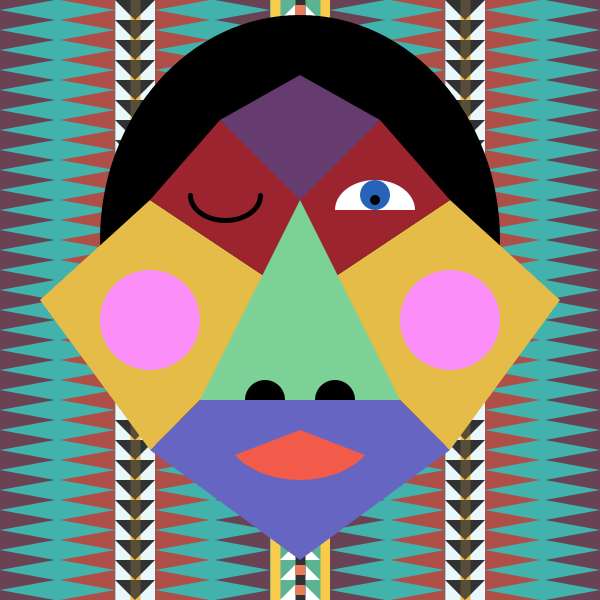
Frame 1 (no input)
Frame 60 (the mouse pressed at the canvas centre just before this capture): identical to frame 1, image omitted
Frame 120 (the mouse held since frame 60 and released just before this capture): identical to frame 1, image omitted

The Processing sketch that drew this single still picture (run headless with seeded random() and noise(); from frame 60 on, the mouse is pressed at the canvas centre):

// Processing sketch: processing_35713
// ── processing_35713.pde

//Erica Lazrus - staticFace

int offset = 20;

void setup() {
  size(600, 600);
}

void draw() {

  smooth();
  
  //draw background
  background(19,160,152);
  
  //middle line
  
  //yellow stripe
  strokeWeight(60);
  stroke(246,190,31);
  line(width/2,0,width/2,height);
  
  //green stripe
  strokeWeight(40);
  stroke(54,159,119);
  line(width/2,0,width/2,height);
  
  //white triangles
  noStroke();
  fill(255,255,255);
  for(int i=0; i <= height-20; i += 20){
    triangle(width/2,i,width/2-20,i+20,width/2+20,i+20);
  }
  
  //black stripe  
  strokeWeight(10);
  stroke(0,0,0);
  line(width/2,0,width/2,height);
  
  //pink squares
  noStroke();
  fill(226,93,52);
  for(int i=5; i < height; i += 20){
    rect(width/2-5,i,10,10);
  }
  
  //side lines
  
  //white stripes
  strokeWeight(40);
  stroke(227,246,250);
  line(width/4-15,0,width/4-15,height);
  line(3*width/4+15,0,3*width/4+15,height);
  
  //background yellow stripes
  strokeWeight(10);
  stroke(238,170,37);
  line(width/4-15,0,width/4-15,height);
  line(3*width/4+15,0,3*width/4+15,height);
  
  //black triangles
  noStroke();
  fill(0,0,0);
  for(int i=height; i > 0; i -= 20){
    triangle(width/4-15,i,width/4-35,i-20,width/4+5,i-20);
    triangle(3*width/4+15,i,3*width/4-5,i-20,3*width/4+35,i-20);
  }
  
  //overlay yellow stripe
  strokeWeight(10);
  stroke(238,170,37,50);
  line(width/4-15,0,width/4-15,height);
  line(3*width/4+15,0,3*width/4+15,height);
  
  
  //side triangles
  noStroke();
  for (int i = -10; i <= height+10; i+=20){
    //maroon triangles
    fill(68,21,41);
    triangle(0,i,width/8-20,i+10,0,i+20);
    triangle(width,i,width-width/8+20,i+10,width,i+20);
    triangle(width/2+30,i,5*width/8+10,i+10,width/2+30,i+20);
    triangle(width/2-30,i,3*width/8-10,i+10,width/2-30,i+20);
    //red triangles
    fill(154,37,27);
    triangle(width/4+5,i,3*width/8-15,i+10,width/4+5,i+20);
    triangle(width/4-35,i,width/8-15,i+10,width/4-35,i+20);
    triangle(3*width/4+35,i,7*width/8+15,i+10,3*width/4+35,i+20);
    triangle(3*width/4-5,i,5*width/8+15,i+10,3*width/4-5,i+20);
  }
  
  //dull background
  fill(255,255,255,50);
  rect(0,0,width,height);
  
  noStroke();

  //draw hair
  fill(0, 0, 0);
  ellipse(width/2, (height/3)+(2*offset), 2*(width/3), 3*(height/4));

  //draw lower face
  fill(102, 101, 193);
  quad(width/2, height/2, width/4, 3*(height/4), width/2, 
  height-(2*offset), 3*(width/4), 3*(height/4));

  //draw cheeks
  fill(229, 188, 72);
  quad(width/2, height/2, width/4, 3*(height/4), 2*offset, height/2, 
  width/4, height/3);
  quad(width/2, height/2, 3*(width/4), 3*(height/4), width-(2*offset), 
  height/2, 3*(width/4), height/3);

  //draw upper face
  fill(155, 36, 46);
  beginShape();
  vertex(width/2, height/2);
  vertex(width/4, height/3);
  vertex((width/3)+20, height/5);
  vertex(width/2, (height/4)+40);
  vertex((2*(width/3))-20, height/5);
  vertex(3*(width/4), height/3);
  endShape(CLOSE);

  //draw nose
  fill(124, 209, 150);
  triangle(width/2, height/3, width/3, 2*(height/3), 2*(width/3), 
  2*(height/3));

  //draw forehead
  fill(102, 59, 111);
  quad(width/2, height/3, (width/3)+20, height/5, width/2, height/8, 
  (2*(width/3))-20, height/5);

  //draw mouth

  //open mouth
  fill(242, 90, 73);
  arc(width/2, (3*(height/4))-20, 150, 100, radians(30), radians(150));

  //closed mouth
  //  noFill();
  //  stroke(0, 0, 0);
  //  strokeWeight(5);
  //  beginShape();
  //  vertex((width/2)-65, (3*(height/4))+5);
  //  vertex(width/2, (3*(height/4))-20);
  //  vertex((width/2)+65, (3*(height/4))+5);
  //  endShape();

  //draw blush
  fill(250, 141, 248);
  noStroke();
  ellipse(width/4, (height/2)+20, 100, 100);
  ellipse(3*(width/4), (height/2)+20, 100, 100);

  //draw eyes

  //open eye
  fill(255, 255, 255);
  arc((2*(width/3))-25, (height/3)+10, 80, 60, PI, TWO_PI);
  fill(39, 100, 183);
  noStroke();
  ellipse((2*(width/3))-25, (height/3)-5, 30, 30);
  fill(0, 0, 0);
  ellipse((2*(width/3))-25, (height/3), 10, 10);

  //closed eye
  noFill();
  strokeWeight(5);
  stroke(0, 0, 0);
  arc((width/3)+25, (height/3)-5, 70, 50, 0, PI);

  //draw nostrils
  noStroke();
  fill(0, 0, 0);
  arc((width/2)-35, 2*(height/3), 40, 40, PI, TWO_PI);
  arc((width/2)+35, 2*(height/3), 40, 40, PI, TWO_PI);
}
